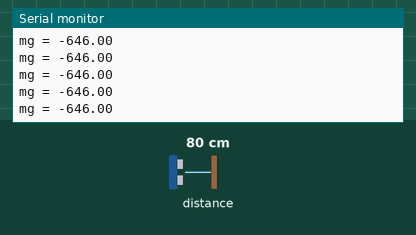
Simulated run of this sketch. Board: Arduino Uno, built with avr-gcc and run on an emulated ATmega328P. On the bench: the last lines printed to the serial monitor. Inputs (shaded band) come from the test bench; at power-on: distance to the obstacle 80 cm.

Above: at 1.2 s.
1.3 s: distance to the obstacle set to 2 cm
At 1.9 s:
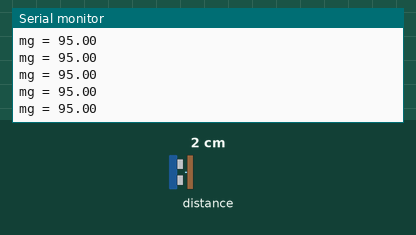
2.8 s: distance to the obstacle set to 35 cm
At 3.7 s:
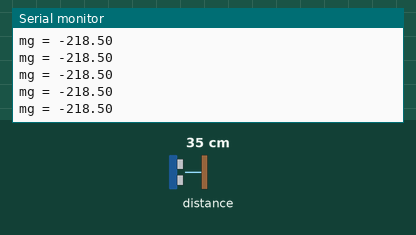
8.8 s: distance to the obstacle set to 4 cm
At 9.6 s:
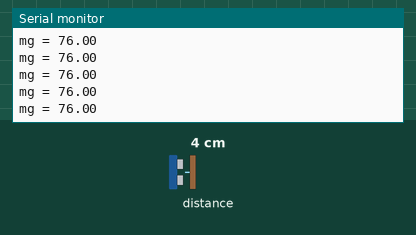
Timing chart, 0 to 11.8 s (numbered marks = the images above; inputs shaded):
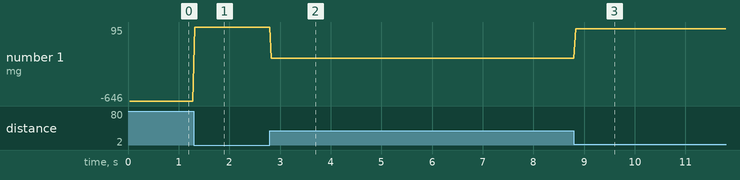

Measured:
- after the input at 1.3 s, the serial monitor: prints a new line at once (image 1)
- after the input at 2.8 s, the serial monitor: prints a new line at once (image 2)
- after the input at 8.8 s, the serial monitor: prints a new line at once (image 3)
- plotted number 1: -646 → 95 after the input at 1.3 s, 95 → -218.5 after the input at 2.8 s, -218.5 → 76 after the input at 8.8 s

The sketch:

force_mes.ino
```cpp
#include <Wire.h>
#include <VL53L0X.h>

VL53L0X sensor;
float distance_2;
float delta ;
float f;
void setup()
{
  Serial.begin(9600);
  Serial.println("VL523L0X laser distance test");
  Wire.begin();

  sensor.init();
  sensor.setTimeout(500);

  // Start continuous back-to-back mode (take readings as
  // fast as possible).  To use continuous timed mode
  // instead, provide a desired inter-measurement period in
  // ms (e.g. sensor.startContinuous(100)).
  sensor.startContinuous();
}

void loop()
{
  float distance = sensor.readRangeContinuousMillimeters();// make it in float
  distance_2 = distance /1000; //div by 1K to get result in meter
  delta =0.12 - distance_2;
  f = delta *950; // delta X K (hook low)
  //Serial.print("distance = ");// print distance
  Serial.print("mg = ");// print distance
  Serial.print(f);// print force
  //Serial.println(f);
  if (sensor.timeoutOccurred()) { Serial.print(" TIMEOUT"); }

  Serial.println();
}
```
